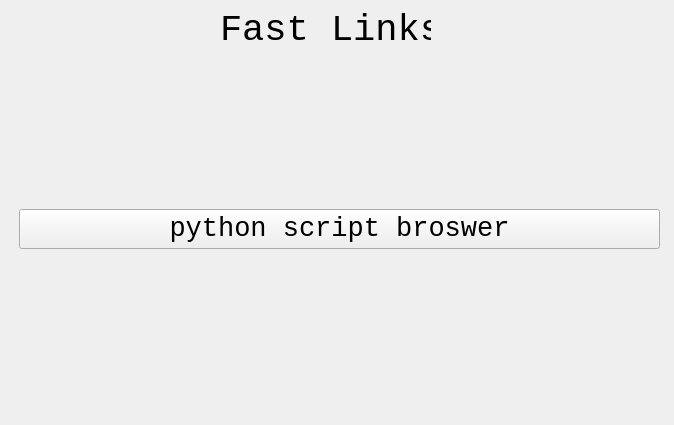
<?xml version="1.0" encoding="UTF-8"?>
<ui version="4.0">
 <class>MainWindow</class>
 <widget class="QMainWindow" name="MainWindow">
  <property name="geometry">
   <rect>
    <x>0</x>
    <y>0</y>
    <width>674</width>
    <height>425</height>
   </rect>
  </property>
  <property name="windowTitle">
   <string>Fast Link</string>
  </property>
  <widget class="QWidget" name="centralwidget">
   <widget class="QLabel" name="label">
    <property name="geometry">
     <rect>
      <x>220</x>
      <y>10</y>
      <width>211</width>
      <height>41</height>
     </rect>
    </property>
    <property name="font">
     <font>
      <family>Consolas</family>
      <pointsize>28</pointsize>
     </font>
    </property>
    <property name="text">
     <string>Fast Links</string>
    </property>
   </widget>
   <widget class="QWidget" name="verticalLayoutWidget">
    <property name="geometry">
     <rect>
      <x>19</x>
      <y>49</y>
      <width>641</width>
      <height>361</height>
     </rect>
    </property>
    <layout class="QVBoxLayout" name="verticalLayout">
     <item>
      <widget class="QPushButton" name="pushButton">
       <property name="font">
        <font>
         <family>Consolas</family>
         <pointsize>20</pointsize>
        </font>
       </property>
       <property name="text">
        <string>python script broswer</string>
       </property>
      </widget>
     </item>
    </layout>
   </widget>
  </widget>
 </widget>
 <resources/>
 <connections/>
</ui>
